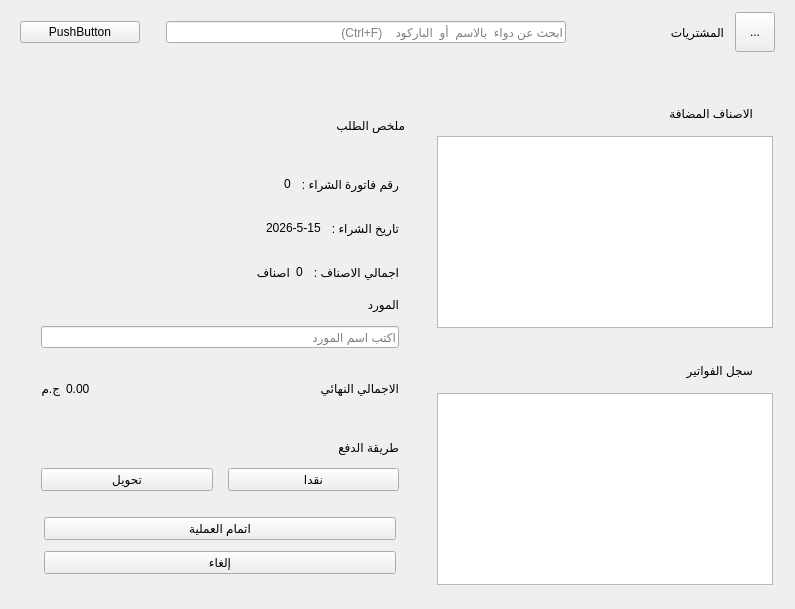
      <widget class="QWidget" name="purchases">
       <layout class="QVBoxLayout" name="verticalLayout_30">
        <property name="spacing">
         <number>0</number>
        </property>
        <property name="leftMargin">
         <number>0</number>
        </property>
        <property name="topMargin">
         <number>0</number>
        </property>
        <property name="rightMargin">
         <number>0</number>
        </property>
        <property name="bottomMargin">
         <number>0</number>
        </property>
        <item>
         <widget class="QWidget" name="navpurch" native="true">
          <property name="minimumSize">
           <size>
            <width>0</width>
            <height>65</height>
           </size>
          </property>
          <property name="maximumSize">
           <size>
            <width>16777215</width>
            <height>65</height>
           </size>
          </property>
          <layout class="QHBoxLayout" name="horizontalLayout_11">
           <property name="leftMargin">
            <number>20</number>
           </property>
           <property name="rightMargin">
            <number>20</number>
           </property>
           <item>
            <widget class="QPushButton" name="btnpurchadd">
             <property name="minimumSize">
              <size>
               <width>120</width>
               <height>0</height>
              </size>
             </property>
             <property name="maximumSize">
              <size>
               <width>120</width>
               <height>16777215</height>
              </size>
             </property>
             <property name="text">
              <string>PushButton</string>
             </property>
            </widget>
           </item>
           <item>
            <spacer name="horizontalSpacer_20">
             <property name="orientation">
              <enum>Qt::Orientation::Horizontal</enum>
             </property>
             <property name="sizeType">
              <enum>QSizePolicy::Policy::Fixed</enum>
             </property>
             <property name="sizeHint" stdset="0">
              <size>
               <width>20</width>
               <height>20</height>
              </size>
             </property>
            </spacer>
           </item>
           <item>
            <widget class="QLineEdit" name="purchsearch">
             <property name="minimumSize">
              <size>
               <width>400</width>
               <height>0</height>
              </size>
             </property>
             <property name="maximumSize">
              <size>
               <width>400</width>
               <height>16777215</height>
              </size>
             </property>
             <property name="placeholderText">
              <string>ابحث عن دواء  بالاسم  أو  الباركود    (Ctrl+F)</string>
             </property>
            </widget>
           </item>
           <item>
            <spacer name="horizontalSpacer_15">
             <property name="orientation">
              <enum>Qt::Orientation::Horizontal</enum>
             </property>
             <property name="sizeHint" stdset="0">
              <size>
               <width>83</width>
               <height>20</height>
              </size>
             </property>
            </spacer>
           </item>
           <item>
            <widget class="QLabel" name="lblpurch">
             <property name="text">
              <string>المشتريات</string>
             </property>
            </widget>
           </item>
           <item>
            <spacer name="horizontalSpacer_28">
             <property name="orientation">
              <enum>Qt::Orientation::Horizontal</enum>
             </property>
             <property name="sizeType">
              <enum>QSizePolicy::Policy::Fixed</enum>
             </property>
             <property name="sizeHint" stdset="0">
              <size>
               <width>5</width>
               <height>20</height>
              </size>
             </property>
            </spacer>
           </item>
           <item>
            <widget class="QToolButton" name="purchicon">
             <property name="minimumSize">
              <size>
               <width>40</width>
               <height>40</height>
              </size>
             </property>
             <property name="text">
              <string>...</string>
             </property>
             <property name="icon">
              <iconset>
               <normaloff>icons/cube-plus.svg</normaloff>icons/cube-plus.svg</iconset>
             </property>
             <property name="iconSize">
              <size>
               <width>22</width>
               <height>22</height>
              </size>
             </property>
            </widget>
           </item>
          </layout>
         </widget>
        </item>
        <item>
         <widget class="QWidget" name="widget_15" native="true">
          <layout class="QHBoxLayout" name="horizontalLayout_12">
           <property name="spacing">
            <number>15</number>
           </property>
           <property name="leftMargin">
            <number>20</number>
           </property>
           <property name="topMargin">
            <number>20</number>
           </property>
           <property name="rightMargin">
            <number>20</number>
           </property>
           <property name="bottomMargin">
            <number>20</number>
           </property>
           <item>
            <widget class="QWidget" name="purchdetails" native="true">
             <property name="minimumSize">
              <size>
               <width>400</width>
               <height>0</height>
              </size>
             </property>
             <property name="maximumSize">
              <size>
               <width>400</width>
               <height>16777215</height>
              </size>
             </property>
             <layout class="QVBoxLayout" name="verticalLayout_35">
              <property name="spacing">
               <number>6</number>
              </property>
              <property name="leftMargin">
               <number>15</number>
              </property>
              <property name="topMargin">
               <number>6</number>
              </property>
              <property name="rightMargin">
               <number>15</number>
              </property>
              <property name="bottomMargin">
               <number>10</number>
              </property>
              <item>
               <widget class="QWidget" name="widget_44" native="true">
                <property name="minimumSize">
                 <size>
                  <width>0</width>
                  <height>0</height>
                 </size>
                </property>
                <property name="maximumSize">
                 <size>
                  <width>16777215</width>
                  <height>16777215</height>
                 </size>
                </property>
                <layout class="QHBoxLayout" name="horizontalLayout_32">
                 <property name="leftMargin">
                  <number>0</number>
                 </property>
                 <property name="topMargin">
                  <number>0</number>
                 </property>
                 <property name="rightMargin">
                  <number>0</number>
                 </property>
                 <property name="bottomMargin">
                  <number>0</number>
                 </property>
                 <item>
                  <spacer name="horizontalSpacer_24">
                   <property name="orientation">
                    <enum>Qt::Orientation::Horizontal</enum>
                   </property>
                   <property name="sizeHint" stdset="0">
                    <size>
                     <width>199</width>
                     <height>20</height>
                    </size>
                   </property>
                  </spacer>
                 </item>
                 <item>
                  <widget class="QLabel" name="purchlbldetails">
                   <property name="text">
                    <string>ملخص الطلب</string>
                   </property>
                  </widget>
                 </item>
                </layout>
               </widget>
              </item>
              <item>
               <widget class="QWidget" name="purchlbldet" native="true">
                <layout class="QVBoxLayout" name="verticalLayout_19">
                 <property name="spacing">
                  <number>6</number>
                 </property>
                 <property name="leftMargin">
                  <number>0</number>
                 </property>
                 <property name="topMargin">
                  <number>0</number>
                 </property>
                 <property name="rightMargin">
                  <number>0</number>
                 </property>
                 <property name="bottomMargin">
                  <number>15</number>
                 </property>
                 <item>
                  <widget class="QWidget" name="widget_45" native="true">
                   <layout class="QHBoxLayout" name="horizontalLayout_33">
                    <property name="spacing">
                     <number>10</number>
                    </property>
                    <property name="leftMargin">
                     <number>0</number>
                    </property>
                    <property name="rightMargin">
                     <number>6</number>
                    </property>
                    <item>
                     <spacer name="horizontalSpacer_25">
                      <property name="orientation">
                       <enum>Qt::Orientation::Horizontal</enum>
                      </property>
                      <property name="sizeHint" stdset="0">
                       <size>
                        <width>40</width>
                        <height>20</height>
                       </size>
                      </property>
                     </spacer>
                    </item>
                    <item>
                     <widget class="QLabel" name="purchvalueinv">
                      <property name="sizePolicy">
                       <sizepolicy hsizetype="Fixed" vsizetype="Preferred">
                        <horstretch>0</horstretch>
                        <verstretch>0</verstretch>
                       </sizepolicy>
                      </property>
                      <property name="layoutDirection">
                       <enum>Qt::LayoutDirection::RightToLeft</enum>
                      </property>
                      <property name="text">
                       <string>0</string>
                      </property>
                      <property name="alignment">
                       <set>Qt::AlignmentFlag::AlignLeading|Qt::AlignmentFlag::AlignLeft|Qt::AlignmentFlag::AlignVCenter</set>
                      </property>
                     </widget>
                    </item>
                    <item>
                     <widget class="QLabel" name="purchnuminv">
                      <property name="sizePolicy">
                       <sizepolicy hsizetype="Fixed" vsizetype="Preferred">
                        <horstretch>0</horstretch>
                        <verstretch>0</verstretch>
                       </sizepolicy>
                      </property>
                      <property name="text">
                       <string>رقم فاتورة الشراء :</string>
                      </property>
                     </widget>
                    </item>
                   </layout>
                  </widget>
                 </item>
                 <item>
                  <widget class="QWidget" name="widget_46" native="true">
                   <layout class="QHBoxLayout" name="horizontalLayout_42">
                    <property name="spacing">
                     <number>10</number>
                    </property>
                    <property name="leftMargin">
                     <number>0</number>
                    </property>
                    <property name="rightMargin">
                     <number>6</number>
                    </property>
                    <item>
                     <spacer name="horizontalSpacer_26">
                      <property name="orientation">
                       <enum>Qt::Orientation::Horizontal</enum>
                      </property>
                      <property name="sizeHint" stdset="0">
                       <size>
                        <width>40</width>
                        <height>20</height>
                       </size>
                      </property>
                     </spacer>
                    </item>
                    <item>
                     <widget class="QLabel" name="purchvaluedate">
                      <property name="sizePolicy">
                       <sizepolicy hsizetype="Fixed" vsizetype="Preferred">
                        <horstretch>0</horstretch>
                        <verstretch>0</verstretch>
                       </sizepolicy>
                      </property>
                      <property name="text">
                       <string>2026-5-15</string>
                      </property>
                     </widget>
                    </item>
                    <item>
                     <widget class="QLabel" name="purchdate">
                      <property name="sizePolicy">
                       <sizepolicy hsizetype="Fixed" vsizetype="Preferred">
                        <horstretch>0</horstretch>
                        <verstretch>0</verstretch>
                       </sizepolicy>
                      </property>
                      <property name="text">
                       <string>تاريخ الشراء :</string>
                      </property>
                     </widget>
                    </item>
                   </layout>
                  </widget>
                 </item>
                 <item>
                  <widget class="QWidget" name="widget_47" native="true">
                   <layout class="QHBoxLayout" name="horizontalLayout_43">
                    <property name="spacing">
                     <number>10</number>
                    </property>
                    <property name="leftMargin">
                     <number>0</number>
                    </property>
                    <property name="topMargin">
                     <number>0</number>
                    </property>
                    <property name="rightMargin">
                     <number>6</number>
                    </property>
                    <property name="bottomMargin">
                     <number>0</number>
                    </property>
                    <item>
                     <widget class="QWidget" name="widget_7" native="true">
                      <layout class="QHBoxLayout" name="horizontalLayout_45">
                       <property name="leftMargin">
                        <number>0</number>
                       </property>
                       <property name="rightMargin">
                        <number>0</number>
                       </property>
                       <item>
                        <spacer name="horizontalSpacer_27">
                         <property name="orientation">
                          <enum>Qt::Orientation::Horizontal</enum>
                         </property>
                         <property name="sizeHint" stdset="0">
                          <size>
                           <width>40</width>
                           <height>20</height>
                          </size>
                         </property>
                        </spacer>
                       </item>
                       <item>
                        <widget class="QLabel" name="purchlblquantity">
                         <property name="sizePolicy">
                          <sizepolicy hsizetype="Fixed" vsizetype="Preferred">
                           <horstretch>0</horstretch>
                           <verstretch>0</verstretch>
                          </sizepolicy>
                         </property>
                         <property name="text">
                          <string>اصناف</string>
                         </property>
                        </widget>
                       </item>
                       <item>
                        <widget class="QLabel" name="purchvaluequantity">
                         <property name="sizePolicy">
                          <sizepolicy hsizetype="Fixed" vsizetype="Preferred">
                           <horstretch>0</horstretch>
                           <verstretch>0</verstretch>
                          </sizepolicy>
                         </property>
                         <property name="text">
                          <string>0</string>
                         </property>
                        </widget>
                       </item>
                      </layout>
                     </widget>
                    </item>
                    <item>
                     <widget class="QLabel" name="purchquantity">
                      <property name="sizePolicy">
                       <sizepolicy hsizetype="Fixed" vsizetype="Preferred">
                        <horstretch>0</horstretch>
                        <verstretch>0</verstretch>
                       </sizepolicy>
                      </property>
                      <property name="text">
                       <string>اجمالي الاصناف :</string>
                      </property>
                     </widget>
                    </item>
                   </layout>
                  </widget>
                 </item>
                 <item>
                  <widget class="QWidget" name="widget_51" native="true">
                   <layout class="QVBoxLayout" name="verticalLayout_18">
                    <property name="spacing">
                     <number>14</number>
                    </property>
                    <property name="leftMargin">
                     <number>6</number>
                    </property>
                    <property name="topMargin">
                     <number>0</number>
                    </property>
                    <property name="rightMargin">
                     <number>6</number>
                    </property>
                    <property name="bottomMargin">
                     <number>0</number>
                    </property>
                    <item>
                     <widget class="QLabel" name="purchsupplier">
                      <property name="text">
                       <string>المورد</string>
                      </property>
                     </widget>
                    </item>
                    <item>
                     <widget class="QLineEdit" name="purchvaluesupplier">
                      <property name="placeholderText">
                       <string>اكتب اسم المورد</string>
                      </property>
                     </widget>
                    </item>
                   </layout>
                  </widget>
                 </item>
                </layout>
               </widget>
              </item>
              <item>
               <widget class="QWidget" name="purchlbltotal" native="true">
                <property name="minimumSize">
                 <size>
                  <width>0</width>
                  <height>50</height>
                 </size>
                </property>
                <property name="maximumSize">
                 <size>
                  <width>16777215</width>
                  <height>50</height>
                 </size>
                </property>
                <layout class="QHBoxLayout" name="horizontalLayout_15">
                 <property name="leftMargin">
                  <number>6</number>
                 </property>
                 <property name="rightMargin">
                  <number>6</number>
                 </property>
                 <property name="bottomMargin">
                  <number>20</number>
                 </property>
                 <item>
                  <widget class="QLabel" name="purchpoundtotal">
                   <property name="text">
                    <string>ج.م</string>
                   </property>
                  </widget>
                 </item>
                 <item>
                  <widget class="QLabel" name="purchvaluetotal">
                   <property name="text">
                    <string>0.00</string>
                   </property>
                  </widget>
                 </item>
                 <item>
                  <spacer name="horizontalSpacer_23">
                   <property name="orientation">
                    <enum>Qt::Orientation::Horizontal</enum>
                   </property>
                   <property name="sizeHint" stdset="0">
                    <size>
                     <width>254</width>
                     <height>20</height>
                    </size>
                   </property>
                  </spacer>
                 </item>
                 <item>
                  <widget class="QLabel" name="purchtotal">
                   <property name="text">
                    <string>الاجمالي النهائي</string>
                   </property>
                  </widget>
                 </item>
                </layout>
               </widget>
              </item>
              <item>
               <widget class="QWidget" name="widget_43" native="true">
                <layout class="QVBoxLayout" name="verticalLayout_36">
                 <property name="spacing">
                  <number>13</number>
                 </property>
                 <property name="leftMargin">
                  <number>6</number>
                 </property>
                 <property name="topMargin">
                  <number>15</number>
                 </property>
                 <property name="rightMargin">
                  <number>6</number>
                 </property>
                 <property name="bottomMargin">
                  <number>15</number>
                 </property>
                 <item>
                  <widget class="QLabel" name="purchpay">
                   <property name="text">
                    <string>طريقة الدفع</string>
                   </property>
                  </widget>
                 </item>
                 <item>
                  <widget class="QWidget" name="widget_52" native="true">
                   <layout class="QHBoxLayout" name="horizontalLayout_44">
                    <property name="spacing">
                     <number>15</number>
                    </property>
                    <property name="leftMargin">
                     <number>0</number>
                    </property>
                    <property name="topMargin">
                     <number>0</number>
                    </property>
                    <property name="rightMargin">
                     <number>0</number>
                    </property>
                    <property name="bottomMargin">
                     <number>0</number>
                    </property>
                    <item>
                     <widget class="QPushButton" name="purchbtnvisa">
                      <property name="text">
                       <string>تحويل</string>
                      </property>
                      <property name="checkable">
                       <bool>true</bool>
                      </property>
                     </widget>
                    </item>
                    <item>
                     <widget class="QPushButton" name="purchbtncash">
                      <property name="text">
                       <string>نقدا</string>
                      </property>
                      <property name="checkable">
                       <bool>true</bool>
                      </property>
                      <property name="checked">
                       <bool>false</bool>
                      </property>
                     </widget>
                    </item>
                   </layout>
                  </widget>
                 </item>
                </layout>
               </widget>
              </item>
              <item>
               <widget class="QWidget" name="widget_17" native="true">
                <layout class="QVBoxLayout" name="verticalLayout_32">
                 <property name="spacing">
                  <number>6</number>
                 </property>
                 <property name="topMargin">
                  <number>0</number>
                 </property>
                 <property name="bottomMargin">
                  <number>0</number>
                 </property>
                 <item>
                  <widget class="QPushButton" name="purchbtndone">
                   <property name="text">
                    <string>اتمام العملية</string>
                   </property>
                   <property name="checkable">
                    <bool>true</bool>
                   </property>
                  </widget>
                 </item>
                 <item>
                  <widget class="QPushButton" name="purchbtncancel">
                   <property name="text">
                    <string>إلغاء</string>
                   </property>
                   <property name="checkable">
                    <bool>true</bool>
                   </property>
                  </widget>
                 </item>
                </layout>
               </widget>
              </item>
             </layout>
            </widget>
           </item>
           <item>
            <widget class="QWidget" name="widget_27" native="true">
             <layout class="QVBoxLayout" name="verticalLayout_15">
              <property name="spacing">
               <number>10</number>
              </property>
              <property name="leftMargin">
               <number>0</number>
              </property>
              <property name="topMargin">
               <number>0</number>
              </property>
              <property name="rightMargin">
               <number>0</number>
              </property>
              <property name="bottomMargin">
               <number>0</number>
              </property>
              <item>
               <widget class="QWidget" name="purchbackcart" native="true">
                <property name="maximumSize">
                 <size>
                  <width>16777215</width>
                  <height>16777215</height>
                 </size>
                </property>
                <layout class="QVBoxLayout" name="verticalLayout_16">
                 <property name="spacing">
                  <number>0</number>
                 </property>
                 <property name="leftMargin">
                  <number>2</number>
                 </property>
                 <property name="topMargin">
                  <number>6</number>
                 </property>
                 <property name="rightMargin">
                  <number>2</number>
                 </property>
                 <property name="bottomMargin">
                  <number>4</number>
                 </property>
                 <item>
                  <widget class="QWidget" name="widget_35" native="true">
                   <property name="minimumSize">
                    <size>
                     <width>0</width>
                     <height>45</height>
                    </size>
                   </property>
                   <layout class="QHBoxLayout" name="horizontalLayout_14">
                    <property name="rightMargin">
                     <number>20</number>
                    </property>
                    <item>
                     <spacer name="horizontalSpacer_21">
                      <property name="orientation">
                       <enum>Qt::Orientation::Horizontal</enum>
                      </property>
                      <property name="sizeHint" stdset="0">
                       <size>
                        <width>222</width>
                        <height>20</height>
                       </size>
                      </property>
                     </spacer>
                    </item>
                    <item>
                     <widget class="QLabel" name="purchlblcart">
                      <property name="text">
                       <string>الاصناف المضافة</string>
                      </property>
                     </widget>
                    </item>
                   </layout>
                  </widget>
                 </item>
                 <item>
                  <widget class="QTableView" name="purchcart"/>
                 </item>
                </layout>
               </widget>
              </item>
              <item>
               <widget class="QWidget" name="purchbacktable" native="true">
                <layout class="QVBoxLayout" name="verticalLayout_17">
                 <property name="spacing">
                  <number>0</number>
                 </property>
                 <property name="leftMargin">
                  <number>2</number>
                 </property>
                 <property name="topMargin">
                  <number>6</number>
                 </property>
                 <property name="rightMargin">
                  <number>2</number>
                 </property>
                 <property name="bottomMargin">
                  <number>4</number>
                 </property>
                 <item>
                  <widget class="QWidget" name="widget_36" native="true">
                   <property name="minimumSize">
                    <size>
                     <width>0</width>
                     <height>45</height>
                    </size>
                   </property>
                   <layout class="QHBoxLayout" name="horizontalLayout_13">
                    <property name="rightMargin">
                     <number>20</number>
                    </property>
                    <item>
                     <spacer name="horizontalSpacer_22">
                      <property name="orientation">
                       <enum>Qt::Orientation::Horizontal</enum>
                      </property>
                      <property name="sizeHint" stdset="0">
                       <size>
                        <width>238</width>
                        <height>20</height>
                       </size>
                      </property>
                     </spacer>
                    </item>
                    <item>
                     <widget class="QLabel" name="purchlbltable">
                      <property name="text">
                       <string>سجل الفواتير</string>
                      </property>
                     </widget>
                    </item>
                   </layout>
                  </widget>
                 </item>
                 <item>
                  <widget class="QTableView" name="purchtable"/>
                 </item>
                </layout>
               </widget>
              </item>
             </layout>
            </widget>
           </item>
          </layout>
         </widget>
        </item>
       </layout>
      </widget>
